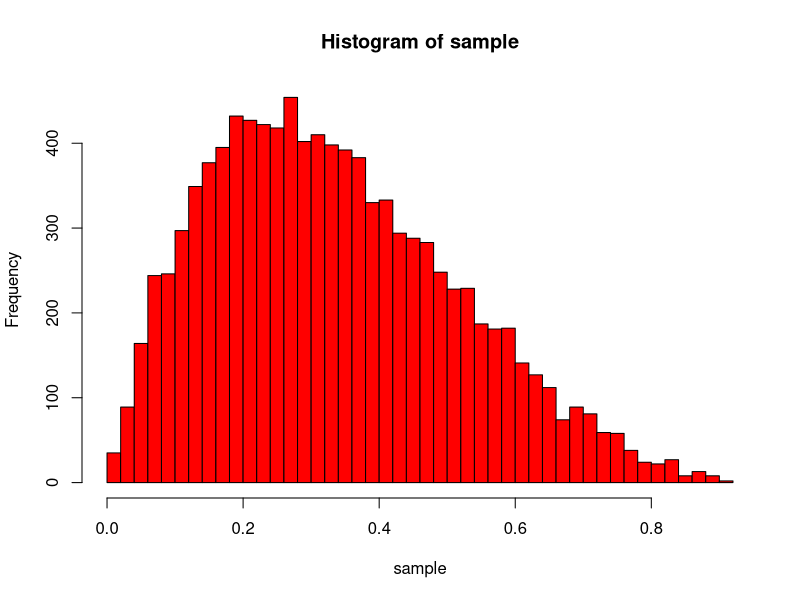

The R script that drew this image:
f<-function(x)
{
	return(20*x*(1-x)*(1-x)*(1-x))
}

n=10000
sample<- vector(length=n)

index<-1
c<-2.5

while (index<n)
{
	u1<-runif(1)
	u2<-runif(1)

	if(c*u2 < f(u1))
	{
		sample[index]=u1
		index<-index+1
	}
}

png("que3_in_R.png")
hist(sample,breaks=50,col="red",plot=TRUE)

cat("Mean: ",mean(sample),"\n")
cat("Variance: ",var(sample),"\n")
cat("Max: ",max(sample),"\n")
cat("Min: ",min(sample),"\n")
